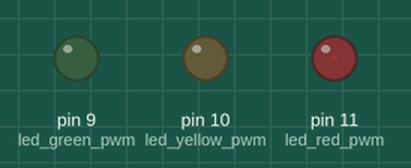
This sketch was run on a simulated Arduino Uno, built with avr-gcc and run on an emulated ATmega328P. On the bench: output pins drawn as LEDs (lit = HIGH).

Above: at 0.05 s.
At 1.85 s:
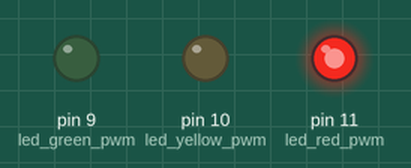
At 3.65 s:
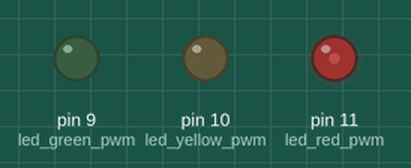
At 7.35 s:
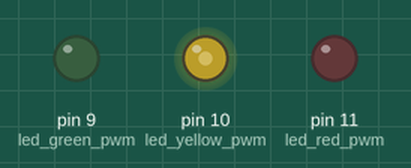
At 11.65 s:
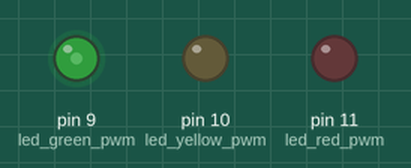
At 15.95 s:
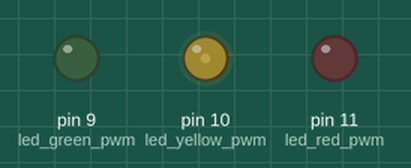
Timing chart, 0 to 21.2 s (numbered marks = the images above):
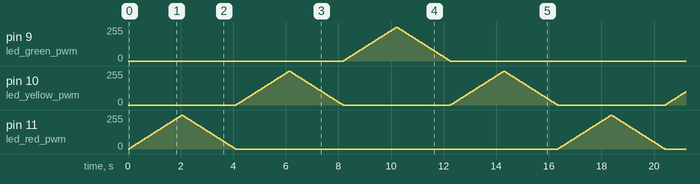

The sketch:

HW2-2.ino
```cpp
 const int led_red_pwm = 11;
 const int led_yellow_pwm = 10;
 const int led_green_pwm = 9;
 int fdir = 0; //꺼진지 안꺼진지 상태
 int fade = 0; //밝기
 int flag = 0; //다음걸로 넘어가는거
 int currentLED = 0; //뒤로 돌아가는거
 unsigned long l1,l2;


void setup() {
  // put your setup code here, to run once:
  l1=0;
}

void loop() {
  // put your main code here, to run repeatedly:
  l2 = millis();
 if (currentLED == 0) { // 빨간색 LED 페이딩
    if (l2 - l1 >= 40) {
      l1 = l2;
      if (!fdir) {
        fade += 5;
        if (fade >= 255) {
          fade = 255;
          fdir = 1;
        }
      } else {
        fade -= 5;
        if (fade <= 0) {
          fade = 0;
          fdir = 0;
          currentLED = 1; // 초록색 LED로 이동
          flag = 0;
        }
      }
      analogWrite(led_red_pwm, fade);
    }
  }
  if (currentLED == 1) { // 초록색 LED 페이딩
    if (l2 - l1 >= 40) {
      l1 = l2;
      if (!fdir) {
        fade += 5;
        if (fade >= 255) {
          fade = 255;
          fdir = 1;
        }
      } else {
        fade -= 5;
        if (fade <= 0) {
          fade = 0;
          fdir = 0;
          if(flag == 0)
          currentLED = 2; // 노란색 LED로 이동
          else
            currentLED = 0; //빨간색 LED로 이동
        }
      }
      analogWrite(led_yellow_pwm, fade);
    }
  }
  if (currentLED == 2) {
    if (l2 - l1 >= 40) {
      l1 = l2;
      if (!fdir) {
        fade += 5;
        if (fade >= 255) {
          fade = 255;
          fdir = 1;
        }
      } else {
        fade -= 5;
        if (fade <= 0) {
          fade = 0;
          fdir = 0;
          flag = 1;
          currentLED = 1; // 빨간색 LED로 이동 (반복)
        }
      }
      analogWrite(led_green_pwm, fade);
    }
  }

}
```
